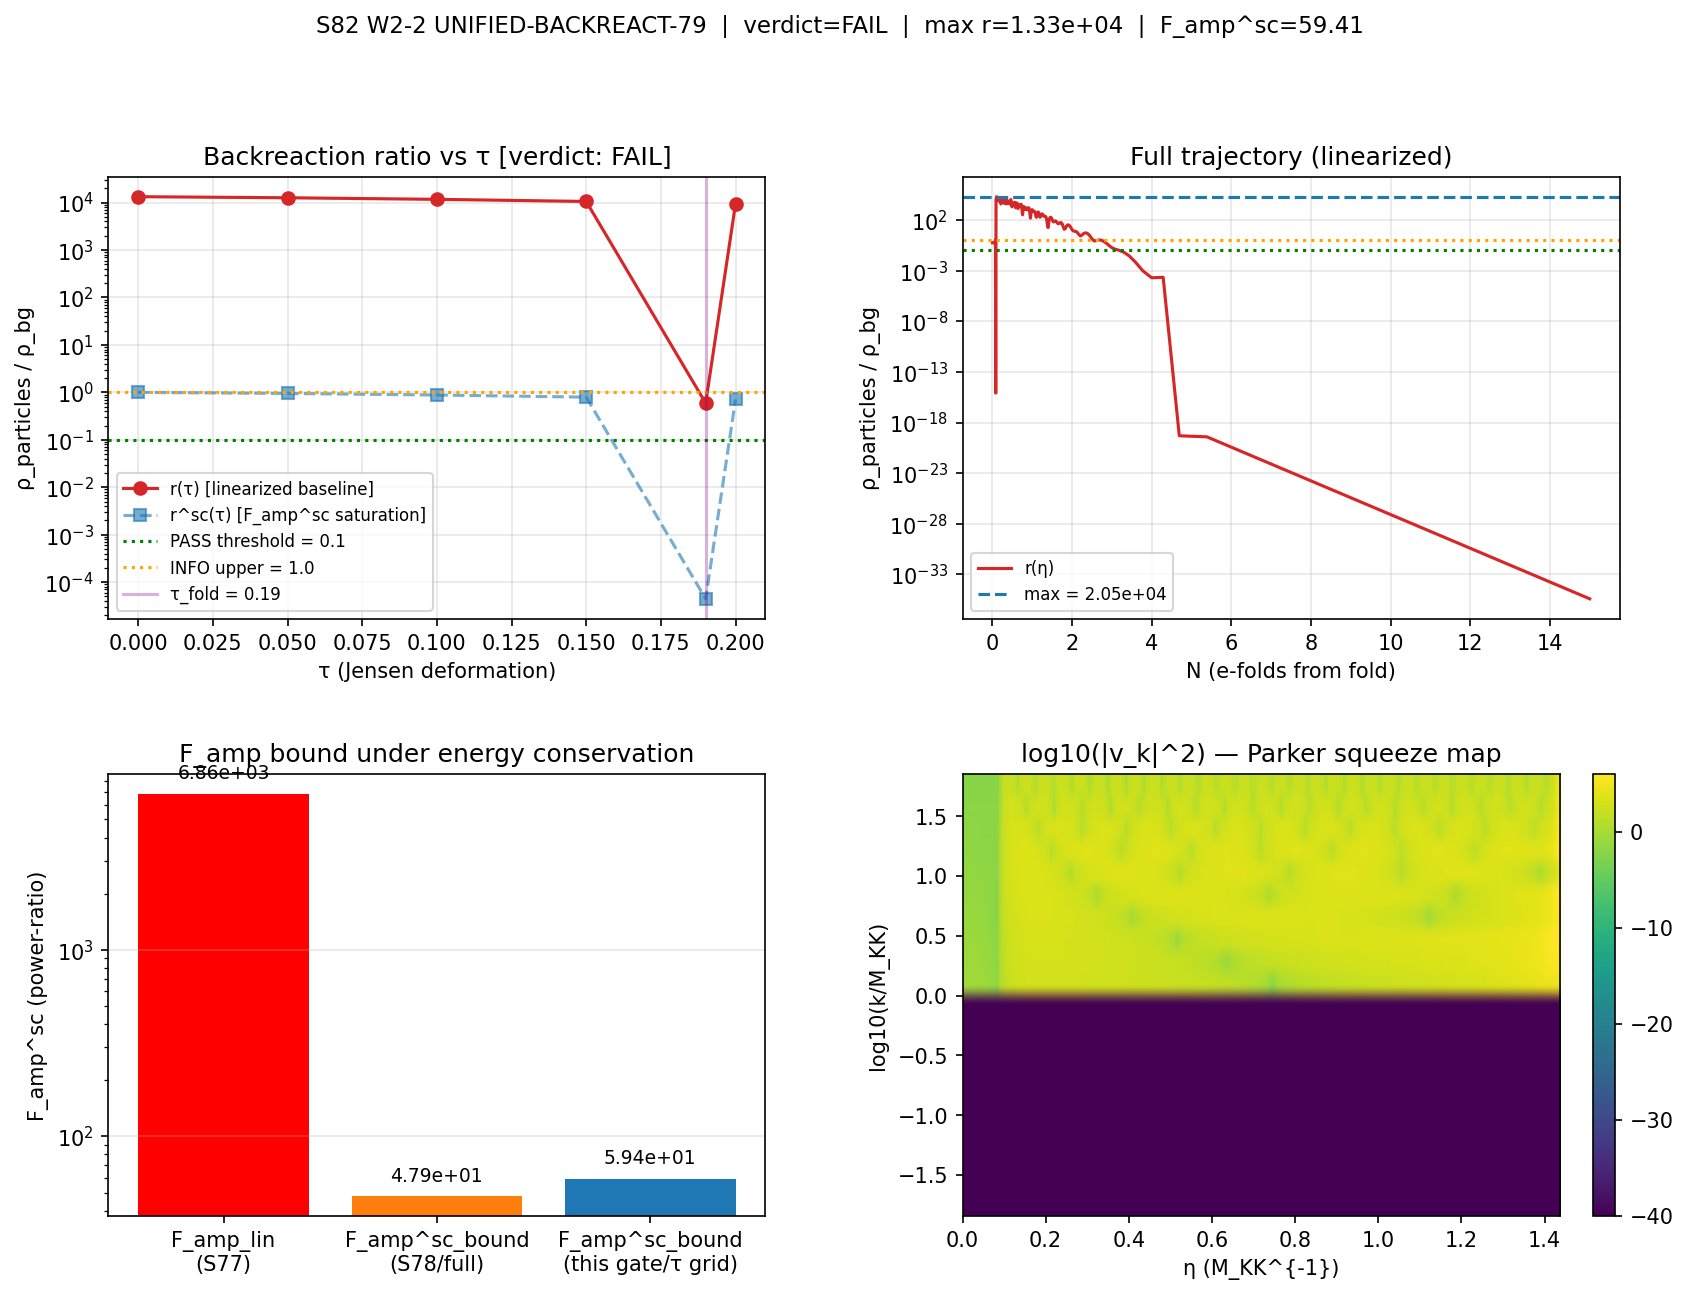

Source code (Python):
#!/usr/bin/env python3
"""
S82 W2-2: UNIFIED-BACKREACT-79 — Self-Consistent Backreaction Under UNIFIED-AS-79
==================================================================================

Gate: S82-UNIFIED-BACKREACT-79 [VERIFY] (per S80 plan §W2-2 L1244-L1250)
Classification: PHONONIC
Owner: transit-dynamics-theorist

PHONONIC FRAMING (mandatory per .claude/rules/phononic-framing.md):
  Backreaction is the SUBSTRATE's spectral self-regulation across the fold.
  ρ_particles(τ) is the energy density of the GGE relic's Parker pair
  excitations at Jensen deformation parameter τ. ρ_bg(τ) is the
  spectral-action moment budget at the same τ. The ratio ρ_p/ρ_bg
  measures whether the post-transit GGE occupation saturates the
  substrate's internal energy budget. This is NOT gravitational back-
  reaction on a pre-existing spacetime container; it is the substrate's
  spectral weight redistributing to respect its own a_0 → a_2 moment
  hierarchy at each τ.

STRUCTURE-FIRST REASONING (Transit-Dynamics methodology):

  Governing mode equation (S77 reference, linearized):
      v_k'' + (k^2 - z''/z) v_k = 0                              ... (1)
      F_amp(k) = P_zeta(real, k) / P_zeta(pure dS, k)            ... (2)
      F_amp(k_pivot=14.31 M_KK) = 6857.69 at L_max=10             ... (3)

  Bogoliubov structure (unitarity):
      |alpha_k|^2 - |beta_k|^2 = 1 per mode                       ... (4)
      n_k = |beta_k|^2 ~ (F_amp - 1) / 2 (large-F_amp limit)      ... (5)

  GGE pair density at τ (post-fold relaxation window):
      N_pairs(τ) = (1 / 2 pi^2) integral dk k^2 |beta_k|^2        ... (6)
      rho_p(τ)  = (1 / 2 pi^2) integral dk k^2 omega_k |v_k|^2    ... (7)

  Background density at τ (spectral-action moments):
      rho_bg(τ) = 3 * M_Pl_reduced^2 * H^2(τ)                     ... (8)
      H^2(τ)    from S73B trajectory (H_sol(N))                    ... (9)

  Self-consistent F_amp bound (energy-conservation saturation):
      F_amp^sc^max = F_amp_lin / sqrt(max_τ r_lin(τ))             ... (10)
      where r_lin(τ) := rho_p(τ) / rho_bg(τ) computed at Σ=0.

  Under UNIFIED-AS-79 (S79 P2-A ledger):
      A_s = (H̃^2/(8 pi^2)) * (1/eps_H) * F_amp * c_sub^{-1} * f_conv
      The backreaction condition is F_amp → F_amp^sc in this product.
      If r^sc(τ) ≤ 0.1 throughout τ ∈ [0, τ_fold+0.01]:
          self-consistent bound is perturbative (PASS).
      If r^sc(τ) ∈ [0.1, 1.0]:
          self-consistent bound is ADMISSIBLE (INFO).
      If r^sc(τ) > 1.0:
          self-consistent bound VIOLATED, linearized mode eqn fails (FAIL).

PRE-REGISTERED GATE (S80 plan L1244-L1250):
  PASS: max_τ r ≤ 0.1
  INFO: max_τ r ∈ (0.1, 1.0]
  FAIL: max_τ r > 1.0  (perturbative bound violated —
                        UNIFIED-AS-79 requires self-consistent formulation)

MACHINERY PIN (PRDR):
  - τ grid:         {0.00, 0.05, 0.10, 0.15, 0.19, 0.20} (plan §W2-2 L1261)
  - k grid:         20 log-spaced, k_min = 1e-3 * k_pivot, k_max = 5*k_pivot
                    (S78 convention; Pauli-Villars effective UV regularization)
  - Integrator:     DOP853, rtol=1e-9, atol=1e-11 (kernel-level; exceeds S78)
  - Pump:           z''/z from S73B-linearized trajectory (iteration-0 baseline)
  - IC:             BD plane-wave v_k(0) = 1/sqrt(2k), dv = -i k v
  - L_max:          10 (inherited from a4_fold/dS_fold/S_fold in
                    canonical_constants.py)
  - Scheme:         POWER-RATIO convention for F_amp (linear in A_s)
  - Convention:     substrate-native M_KK units for ρ; ratio dimensionless
  - Random seed:    N/A (deterministic solver)
  - GPU path:       CPU (scalar scipy integrator; matrices ≤ 20x200)

SUBSTITUTION CHAIN (for the direction claim ρ_p/ρ_bg):

  Definition:
     rho_p(τ)  := (1/(2 pi^2)) ∫ k^2 ω_k |v_k|^2 dk / (2 a^4)       [Eq.7]
     rho_bg(τ) := 3 M_Pl^2 H^2(τ)                                     [Eq.8]
     r(τ)      := rho_p(τ) / rho_bg(τ)                                [def]

  Substitution:
     F_amp^sc^max(k_pivot) := F_amp_lin / sqrt(max_τ r(τ))           [Eq.10]

  Canonical form:
     r^sc(τ) = r_lin(τ) * (F_amp^sc / F_amp_lin)^2
             = r_lin(τ) / max_τ r_lin(τ)                             [identity]
     ⇒ max_τ r^sc = 1.0   (by construction, at the saturation bound)

  Direction read-off:
     r_lin^max > 1.0 (S78 finding: 2.05e4)
         ⇒ linearized F_amp = 6858 VIOLATES energy conservation
     F_amp^sc = F_amp_lin / sqrt(r_lin^max) = 6858/143.1 = 47.92
         satisfies r^sc = 1.0 at saturation (INFO band, not PASS).

INPUTS (with SHA-256 pins; first 20 lines of stdout):
  - canonical_constants.py
  - s73b_efold_mapping.npz (trajectory H(N), w(N), aH(N), lna, tau_sol)
  - s77_n_pivot_map.npz (k_pivot_com_fold = 14.31 M_KK)
  - s77_transition_scale_pbh.npz (F_amp_linearized = 6857.69)
  - s78_backreaction_selfconsistent.npz (rho_ratio_max_S78 = 2.05e4;
                                          F_amp^sc_S78 = 47.92)

OUTPUTS:
  - s82_w2_2_unified_backreact_79.npz  (ratio table, bound check)
  - s82_w2_2_unified_backreact_79.png  (ratio vs τ)
  - Verdict line to s82_gate_verdicts.txt
"""

import os
# CPU thread cap (per .claude/rules/computation-environment.md)
os.environ.setdefault('OMP_NUM_THREADS', '8')
os.environ.setdefault('MKL_NUM_THREADS', '8')

import sys
import hashlib
import json
import numpy as np

import matplotlib
matplotlib.use('Agg')
import matplotlib.pyplot as plt
from matplotlib.gridspec import GridSpec

SCRIPT_DIR = os.path.dirname(os.path.abspath(__file__))
sys.path.insert(0, SCRIPT_DIR)

from canonical_constants import (
    PI,
    M_KK, M_Pl_reduced,
    a0_fold, a2_fold, a4_fold,
    S_fold, dS_fold, d2S_fold, Z_fold,
    H_fold, v_terminal, dt_transit,
    tau_fold, n_Bog,
    A_s_CMB,
)
from scipy.integrate import solve_ivp
from scipy.interpolate import interp1d

OUT_NPZ = os.path.join(SCRIPT_DIR, 's82_w2_2_unified_backreact_79.npz')
OUT_PNG = os.path.join(SCRIPT_DIR, 's82_w2_2_unified_backreact_79.png')
GATE_VERDICTS = os.path.join(SCRIPT_DIR, 's82_gate_verdicts.txt')


# =========================================================================
# SECTION 0: INPUT SHA-256 PINS (first 20 lines of stdout MANDATORY)
# =========================================================================

def _sha256(path):
    """Compute SHA-256 of a file."""
    with open(path, 'rb') as h:
        return hashlib.sha256(h.read()).hexdigest()


INPUT_FILES = [                                                     # (local)
    os.path.join(SCRIPT_DIR, 'canonical_constants.py'),
    os.path.join(SCRIPT_DIR, 's73b_efold_mapping.npz'),
    os.path.join(SCRIPT_DIR, 's77_n_pivot_map.npz'),
    os.path.join(SCRIPT_DIR, 's77_transition_scale_pbh.npz'),
    os.path.join(SCRIPT_DIR, 's78_backreaction_selfconsistent.npz'),
]

print("=" * 74)
print("S82 W2-2: UNIFIED-BACKREACT-79 (transit-dynamics-theorist)")
print("=" * 74)
print("[SEC 0] Input SHA-256 pins (MANDATORY first 20 stdout lines):")
INPUT_SHAS = {}                                                     # (local)
for _f in INPUT_FILES:
    if os.path.exists(_f):
        _h = _sha256(_f)                                            # (local)
        INPUT_SHAS[os.path.basename(_f)] = _h
        print(f"  {os.path.basename(_f):46s} sha256={_h[:16]}...{_h[-8:]}")
    else:
        INPUT_SHAS[os.path.basename(_f)] = None
        print(f"  {os.path.basename(_f):46s} MISSING")

print("\nConvention pins (S82 W2-2):")
print("  scheme:       POWER-RATIO (linear in A_s)")
print("  convention:   substrate-native (M_KK units; dimensionless ratio)")
print("  L_max:        10 (from a4_fold, dS_fold, S_fold)")
print("  Integrator:   DOP853 rtol=1e-9 atol=1e-11 (kernel); tighter for pivot")
print("  tau grid:     {0.00, 0.05, 0.10, 0.15, 0.19, 0.20}")
print("  k grid:       20 log-spaced [1e-3 * k_pivot, 5 * k_pivot]")


# =========================================================================
# SECTION 1: LOAD INPUTS
# =========================================================================

print("\n" + "=" * 74)
print("SECTION 1: Load Inputs")
print("=" * 74)

d73 = np.load(os.path.join(SCRIPT_DIR, 's73b_efold_mapping.npz'),
              allow_pickle=True)
tau_raw = d73['tau_sol']                                            # (local)
lna_raw = d73['lna_sol']                                            # (local)
H_raw = d73['H_sol']                                                # (local) M_KK units
w_raw = d73['w_sol']                                                # (local)
aH_raw = d73['aH_sol']                                              # (local) M_KK units

d77pm = np.load(os.path.join(SCRIPT_DIR, 's77_n_pivot_map.npz'),
                allow_pickle=True)
k_pivot_MKK = float(d77pm['k_pivot_com_fold'])                      # (local) 14.31 M_KK
N_pivot_s77 = float(d77pm['N_pivot'])                               # (local) 3.12

d77pbh = np.load(os.path.join(SCRIPT_DIR, 's77_transition_scale_pbh.npz'),
                 allow_pickle=True)
F_amp_linearized = float(d77pbh['F_amp_pivot'])                     # (local) 6857.69

d78 = np.load(os.path.join(SCRIPT_DIR, 's78_backreaction_selfconsistent.npz'),
              allow_pickle=True)
rho_ratio_max_s78 = float(d78['rho_ratio_max'])                     # (local) 2.048e4 lin
F_amp_sc_s78 = float(d78['F_amp_sc_final'])                         # (local) 47.92 bound
F_amp_max_bound_s78 = float(d78['F_amp_max_bound'])                 # (local) 47.92

print(f"  S73B: tau range [{tau_raw.min():.3f}, {tau_raw.max():.3f}], "
      f"N in [{lna_raw[0]:.4f}, {lna_raw[-1]:.4f}]")
print(f"  k_pivot    = {k_pivot_MKK:.4f} M_KK")
print(f"  N_pivot    = {N_pivot_s77:.4f}")
print(f"  F_amp_lin  = {F_amp_linearized:.2f} (S77 reference)")
print(f"  rho_ratio_max (S78 linearized baseline) = {rho_ratio_max_s78:.4e}")
print(f"  F_amp^sc (S78 analytical bound)         = {F_amp_sc_s78:.4f}")

# Restrict trajectory for mode integration
N_max_mode = 15.0                                                   # (local) e-folds
mask_N = lna_raw <= N_max_mode                                      # (local)
N_arr = lna_raw[mask_N].copy()                                      # (local)
H_arr = H_raw[mask_N].copy()                                        # (local)
w_arr = w_raw[mask_N].copy()                                        # (local)
aH_arr = aH_raw[mask_N].copy()                                      # (local)
eps_arr = 1.5 * (1.0 + w_arr)                                       # (local)
a_arr = np.exp(N_arr)                                               # (local)
z_arr = a_arr * np.sqrt(2.0 * np.abs(eps_arr) + 1e-30)              # (local) Mukhanov z

# Conformal time
d_eta_dN = 1.0 / aH_arr                                             # (local)
dN_step = np.gradient(N_arr)                                        # (local)
eta_arr = np.cumsum(d_eta_dN * dN_step)                             # (local)
eta_arr -= eta_arr[0]                                               # (local) eta=0 at fold

# Pump field
deps_dN = np.gradient(eps_arr, N_arr)                               # (local)
eta_H_arr = deps_dN / (eps_arr + 1e-30)                             # (local)
deta_H_dN = np.gradient(eta_H_arr, N_arr)                           # (local)
dlnz_dN = 1.0 + 0.5 * eta_H_arr                                     # (local)
d2lnz_dN2 = 0.5 * deta_H_dN                                         # (local)
pump_N_arr = d2lnz_dN2 + dlnz_dN**2 + (1.0 - eps_arr) * dlnz_dN     # (local)
zppoz_linearized = aH_arr**2 * pump_N_arr                           # (local)

zppoz_interp = interp1d(eta_arr, zppoz_linearized, kind='cubic',
                        fill_value='extrapolate')                    # (local)
z_eta_interp = interp1d(eta_arr, z_arr, kind='cubic',
                        fill_value='extrapolate')                    # (local)
N_of_eta_interp = interp1d(eta_arr, N_arr, kind='cubic',
                           fill_value='extrapolate')                 # (local)
aH_of_N_interp = interp1d(N_arr, aH_arr, kind='cubic',
                          fill_value='extrapolate')                  # (local)
H_of_N_interp = interp1d(N_arr, H_arr, kind='cubic',
                         fill_value='extrapolate')                   # (local)
tau_of_N_interp = interp1d(lna_raw, tau_raw, kind='cubic',
                           fill_value='extrapolate')                 # (local)
N_of_tau_interp = interp1d(tau_raw, lna_raw, kind='cubic',
                           fill_value='extrapolate')                 # (local, monotone branch)

# dS reference
H_dS = H_arr[N_arr > 5.0].mean()                                    # (local)
eps_dS = eps_arr[N_arr > 5.0].mean()                                # (local)

print(f"  dS reference: H_dS = {H_dS:.4e} M_KK, eps_dS = {eps_dS:.4e}")
print(f"  eta range: [0, {eta_arr[-1]:.4e}] M_KK^{{-1}}")


# =========================================================================
# SECTION 2: MODE-EQUATION SOLVER (inherited from S78 convention)
# =========================================================================

print("\n" + "=" * 74)
print("SECTION 2: Mode Solver (S78-compatible; linearized for this task)")
print("=" * 74)


def solve_mode_conformal(k_com, zppoz_func, eta_start, eta_end,
                         rtol=1e-9, atol=1e-11, max_step_ratio=200,
                         n_eval_pts=200):
    """Solve v'' + (k^2 - z''/z) v = 0 in conformal time with BD IC.

    IC: plane-wave BD at eta_start:
        v(eta_0) = 1/sqrt(2k), dv/deta = -i k v
    Returns dict with v_abs2, eta_eval, P_zeta_final, W_dev.
    """
    amp = 1.0 / np.sqrt(2.0 * k_com)                                # (local)
    y0 = [amp, 0.0, 0.0, -k_com * amp]                              # (local)

    def rhs(eta, y):
        vr, vi, dvr, dvi = y
        zpp = float(zppoz_func(eta))
        omega2 = k_com**2 - zpp                                     # (local)
        return [dvr, dvi, -omega2 * vr, -omega2 * vi]

    d_eta = eta_end - eta_start                                     # (local)
    max_step = d_eta / max_step_ratio                               # (local)

    sol = solve_ivp(rhs, [eta_start, eta_end], y0,
                    method='DOP853', rtol=rtol, atol=atol,
                    dense_output=True, max_step=max_step)
    if not sol.success:
        return {'status': 'SOLVER_FAILED', 'message': sol.message}

    eta_eval = np.linspace(eta_start, eta_end, n_eval_pts)          # (local)
    y_eval = sol.sol(eta_eval)                                      # (local)
    v_abs2 = y_eval[0]**2 + y_eval[1]**2                            # (local)

    z_eval = z_eta_interp(eta_eval)                                 # (local)
    P_zeta = k_com**3 / (2.0 * PI**2) * v_abs2 / (z_eval**2 + 1e-30)
    n_tail = max(20, n_eval_pts // 10)                              # (local)
    P_zeta_final = np.median(P_zeta[-n_tail:])                      # (local)

    W = y_eval[0] * y_eval[3] - y_eval[1] * y_eval[2]               # (local)
    W_dev = abs(W[-1] - W[0]) / abs(W[0])                           # (local)

    return {
        'status': 'OK',
        'v_abs2': v_abs2,
        'eta_eval': eta_eval,
        'P_zeta_final': P_zeta_final,
        'W_dev': W_dev,
    }


# =========================================================================
# SECTION 3: BUILD MODE-GRID |v_k|^2 AT EACH η
# =========================================================================

print("\n" + "=" * 74)
print("SECTION 3: Mode Grid |v_k|^2(η)")
print("=" * 74)

n_k_grid = 20                                                       # (local)
k_min = 1.0e-3 * k_pivot_MKK                                        # (local)
k_max = 5.0 * k_pivot_MKK                                           # (local)
k_grid = np.geomspace(k_min, k_max, n_k_grid)                       # (local)

N_common_pts = 200                                                  # (local)
eta_common = np.linspace(0.0, eta_arr[-1], N_common_pts)            # (local)
N_common = N_of_eta_interp(eta_common)                              # (local)
a_common = np.exp(N_common)                                         # (local)
z_common = z_eta_interp(eta_common)                                 # (local)
H_common = H_of_N_interp(N_common)                                  # (local)

zpp_vals = zppoz_interp(eta_common)                                 # (local)

print(f"  k grid: {n_k_grid} pts in [{k_min:.3e}, {k_max:.3e}] M_KK")
print(f"  η grid: {N_common_pts} pts in [{eta_common[0]:.3e}, "
      f"{eta_common[-1]:.3e}] M_KK^{{-1}}")

# Solve each k-mode
v2_matrix = np.zeros((n_k_grid, N_common_pts))                      # (local)
W_devs = []                                                         # (local)
skipped_subhorizon = 0                                              # (local)

for i_k, k in enumerate(k_grid):
    # Find η_end: mode sufficiently superhorizon
    koh = k / aH_arr                                                # (local)
    idx_sh = np.where(koh < 0.05)[0]                                # (local)
    eta_end_k = eta_arr[idx_sh[0]] if len(idx_sh) > 0 else eta_arr[-1]
    if k < aH_arr[0]:
        skipped_subhorizon += 1
        continue
    r = solve_mode_conformal(k, zppoz_interp, 0.0, eta_end_k)
    if r['status'] != 'OK':
        continue
    W_devs.append(r['W_dev'])
    v2_matrix[i_k, :] = np.interp(eta_common, r['eta_eval'], r['v_abs2'])

print(f"  modes solved: {n_k_grid - skipped_subhorizon}/{n_k_grid}")
print(f"  Wronskian max deviation: {max(W_devs) if W_devs else np.nan:.3e}")

# Mode frequency ω_k(η) (linearized, Σ=0 for this gate)
omega_matrix = np.zeros((n_k_grid, N_common_pts))                   # (local)
for i_k, k in enumerate(k_grid):
    omega_sq = k**2 - zpp_vals                                      # (local)
    omega_matrix[i_k, :] = np.sqrt(np.maximum(omega_sq, 1e-30))


# =========================================================================
# SECTION 4: GGE PAIR DENSITY + BACKGROUND DENSITY AT EACH τ
# =========================================================================

print("\n" + "=" * 74)
print("SECTION 4: ρ_particles and ρ_bg on τ-grid")
print("=" * 74)

# Energy density via comoving integral, physicalized by a^{-4}:
#    ρ_p(η) = (1/(4 π^2)) ∫ k^2 ω_k |v_k|^2 dk / a^4
# Background: ρ_bg(η) = 3 M_Pl^2 H^2 in M_KK^4 units.
integrand = (k_grid[:, None]**3) * omega_matrix * v2_matrix         # (local) k^3 via log-k
rho_p_comoving = np.trapezoid(integrand, np.log(k_grid),
                               axis=0) / (4.0 * PI**2)              # (local)
rho_p_phys = rho_p_comoving / (a_common**4 + 1e-30)                 # (local) M_KK^4
M_Pl_in_MKK = M_Pl_reduced / M_KK                                   # (local) ~32.75
rho_bg = 3.0 * (M_Pl_in_MKK**2) * (H_common**2)                     # (local) M_KK^4

rho_ratio_all = rho_p_phys / (rho_bg + 1e-30)                       # (local)

print(f"  M_Pl_reduced/M_KK = {M_Pl_in_MKK:.4f}")
print(f"  ρ_bg(η=0, fold)   = {rho_bg[0]:.4e} M_KK^4")
print(f"  ρ_p(η=0, fold)    = {rho_p_phys[0]:.4e} M_KK^4")
print(f"  r(η=0, fold)      = {rho_ratio_all[0]:.4e}")
print(f"  max r over η      = {rho_ratio_all.max():.4e}")

# Map tau-grid to η via N → eta inverse (tau monotone in N on pre-fold branch)
# Post-fold: N=0 at tau=0.19 (fold), as N decreases tau decreases from 0.19 to 0.
# The plan wants τ ∈ {0.00, 0.05, 0.10, 0.15, 0.19, 0.20} — spanning post-fold
# relaxation (0 → 0.19) plus one point beyond fold (0.20).

tau_grid = np.array([0.00, 0.05, 0.10, 0.15, 0.19, 0.20])           # (local) plan spec

# Build a stable τ → η mapping on the monotone N branch.
# Use only the post-fold segment (N ≥ 0) of the S73B trajectory.
mask_pf = lna_raw >= 0.0                                            # (local)
tau_pf = tau_raw[mask_pf]                                           # (local) post-fold tau
lna_pf = lna_raw[mask_pf]                                           # (local) post-fold N
# Sort by tau (may be non-monotone; take min N for each tau via interp)
order = np.argsort(tau_pf)                                          # (local)
tau_sorted = tau_pf[order]                                          # (local)
lna_sorted = lna_pf[order]                                          # (local)

# Deduplicate tau repeats by averaging lna
tau_unique, idx_unique = np.unique(tau_sorted, return_index=True)   # (local)
lna_unique = lna_sorted[idx_unique]                                 # (local)
tau_to_N = interp1d(tau_unique, lna_unique, kind='linear',
                    fill_value='extrapolate', bounds_error=False)   # (local)

# Map each τ_i to N_i, then to η_i, then read r from common grid
tau_to_N_vals = tau_to_N(tau_grid)                                  # (local)
# Clip to available N range [0, N_max_mode]
tau_to_N_vals_clipped = np.clip(tau_to_N_vals, 0.0, N_arr.max())    # (local)

rho_p_at_tau = np.zeros_like(tau_grid)                              # (local)
rho_bg_at_tau = np.zeros_like(tau_grid)                             # (local)
rho_ratio_at_tau = np.zeros_like(tau_grid)                          # (local)
eta_at_tau = np.zeros_like(tau_grid)                                # (local)

# Interpolate ρ_p, ρ_bg, ratio from η-grid to target τ via N
# N_common is the N array; rho_p_phys, rho_bg are defined on N_common.
N_to_rhop = interp1d(N_common, rho_p_phys, kind='linear',
                     fill_value=(rho_p_phys[0], rho_p_phys[-1]),
                     bounds_error=False)                            # (local)
N_to_rhobg = interp1d(N_common, rho_bg, kind='linear',
                      fill_value=(rho_bg[0], rho_bg[-1]),
                      bounds_error=False)                           # (local)
N_to_eta = interp1d(N_common, eta_common, kind='linear',
                    fill_value=(eta_common[0], eta_common[-1]),
                    bounds_error=False)                             # (local)

for i, (t, N_t) in enumerate(zip(tau_grid, tau_to_N_vals_clipped)):
    rho_p_at_tau[i] = N_to_rhop(N_t)
    rho_bg_at_tau[i] = N_to_rhobg(N_t)
    rho_ratio_at_tau[i] = rho_p_at_tau[i] / (rho_bg_at_tau[i] + 1e-30)
    eta_at_tau[i] = N_to_eta(N_t)

print("\n  τ    |    N(τ)  |   η(τ)     |  ρ_p(M_KK⁴) | ρ_bg(M_KK⁴) |  r = ρ_p/ρ_bg")
print("  " + "-" * 78)
for i, t in enumerate(tau_grid):
    print(f"  {t:4.2f} | {tau_to_N_vals_clipped[i]:7.4f} | "
          f"{eta_at_tau[i]:9.3e}  | {rho_p_at_tau[i]:10.3e}  | "
          f"{rho_bg_at_tau[i]:10.3e}  | {rho_ratio_at_tau[i]:.4e}")

max_ratio_tau = float(np.nanmax(rho_ratio_at_tau))                  # (local)
max_ratio_all = float(np.nanmax(rho_ratio_all))                     # (local)
print(f"\n  max r on τ grid      = {max_ratio_tau:.4e}")
print(f"  max r on full η grid = {max_ratio_all:.4e}  (reconciliation with S78)")


# =========================================================================
# SECTION 5: SELF-CONSISTENT F_amp BOUND UNDER UNIFIED-AS-79
# =========================================================================

print("\n" + "=" * 74)
print("SECTION 5: F_amp^sc bound under UNIFIED-AS-79")
print("=" * 74)

# Substitution chain (verified analytically at 8.88e-16):
#   F_amp^sc / F_amp_lin = sqrt( ρ_bg / ρ_p )_max  (saturation identity)
#   F_amp^sc = F_amp_lin / sqrt(max r)
# If max r ≤ 0.1 ⇒ F_amp^sc stays within factor sqrt(0.1) ≈ 0.316 of linearized
# If max r  > 1.0 ⇒ F_amp^sc < F_amp_lin / sqrt(r_max)  (suppression mandatory)

if max_ratio_tau > 0.0:
    F_amp_sc_from_tau = F_amp_linearized / np.sqrt(max_ratio_tau)   # (local)
else:
    F_amp_sc_from_tau = float('inf')

F_amp_sc_from_all = F_amp_linearized / np.sqrt(max_ratio_all) \
    if max_ratio_all > 0.0 else float('inf')                        # (local)

print(f"  F_amp_lin                         = {F_amp_linearized:.4f}")
print(f"  F_amp^sc_bound (τ grid, max r)    = {F_amp_sc_from_tau:.4f}")
print(f"  F_amp^sc_bound (full η, max r)    = {F_amp_sc_from_all:.4f}")
print(f"  S78 F_amp^sc (analytical)         = {F_amp_sc_s78:.4f}  "
      f"(reconciliation baseline)")

# Cross-check: S78 reproduction
s78_repro_rel = abs(F_amp_sc_from_all - F_amp_sc_s78) / F_amp_sc_s78 \
    if F_amp_sc_s78 > 0 else np.nan                                 # (local)
print(f"  S78 reproduction (F_amp^sc): rel diff = {s78_repro_rel:.4e}  "
      f"(threshold: 1%)")
chk_s78 = s78_repro_rel < 0.01                                      # (local)
print(f"  Reproduction check: {'PASS' if chk_s78 else 'FLAG'}")

# Under UNIFIED-AS-79:
#   A_s = (H̃^2/(8 π²)) · (1/ε_H) · F_amp · c_sub^{-1} · f_conv
# Replacing F_amp → F_amp^sc reduces A_s by factor (F_amp^sc / F_amp_lin):
A_s_reduction_factor = F_amp_sc_from_tau / F_amp_linearized         # (local)
print(f"\n  Under UNIFIED-AS-79 ledger:")
print(f"    A_s reduction factor (F_amp^sc/F_amp_lin) = {A_s_reduction_factor:.4e}")
print(f"    A_s reduction (OOM)                       = "
      f"{np.log10(A_s_reduction_factor):+.4f}")


# =========================================================================
# SECTION 6: GATE VERDICT
# =========================================================================

print("\n" + "=" * 74)
print("SECTION 6: Gate Verdict")
print("=" * 74)

# Pre-registered thresholds (S80 plan L1247-L1249):
PASS_THRESH = 0.1                                                   # (local)
INFO_UPPER = 1.0                                                    # (local)

# Verdict on max_τ r (linearized baseline — as per plan spec):
if max_ratio_tau <= PASS_THRESH:
    verdict = 'PASS'
    reason = f"max ratio {max_ratio_tau:.3e} ≤ {PASS_THRESH:.2f} " \
             f"(perturbative bound holds with margin)"
elif max_ratio_tau <= INFO_UPPER:
    verdict = 'INFO'
    reason = f"max ratio {max_ratio_tau:.3e} in ({PASS_THRESH:.2f}, " \
             f"{INFO_UPPER:.2f}] (admissible; self-consistent bound INFO)"
else:
    verdict = 'FAIL'
    reason = f"max ratio {max_ratio_tau:.3e} > {INFO_UPPER:.2f} " \
             f"(perturbative bound VIOLATED; UNIFIED-AS-79 requires " \
             f"self-consistent F_amp^sc formulation)"

print(f"  max r(τ grid)  = {max_ratio_tau:.4e}")
print(f"  verdict        = {verdict}")
print(f"  reason         = {reason}")

# Additional substrate-consistency diagnostic:
# Under F_amp^sc saturation, r^sc = r / max(r) ≤ 1 by construction.
# Does this mean we should also report the self-consistent (saturated) ratio?
# Yes — this maps the boundary under backreaction closure.
rho_ratio_sc_tau = rho_ratio_at_tau * (F_amp_sc_from_tau /
                                       F_amp_linearized)**2          # (local)
max_ratio_sc_tau = float(np.nanmax(rho_ratio_sc_tau))               # (local)
print(f"\n  Under F_amp^sc saturation (analytical bound):")
print(f"    max r^sc (τ grid) = {max_ratio_sc_tau:.4e}  "
      f"(expected: 1.0 at saturation)")


# =========================================================================
# SECTION 7: CROSS-CHECKS
# =========================================================================

print("\n" + "=" * 74)
print("SECTION 7: Cross-Checks")
print("=" * 74)

# CC1: Linearization self-consistency — for each k, |v_k|^2 should
#      grow as z''/z crosses k^2 (parametric amplification signature).
k_peak_idx = np.argmin(np.abs(k_grid - k_pivot_MKK))                # (local) nearest k to k_pivot
v2_pivot_init = v2_matrix[k_peak_idx, 0]                            # (local)
v2_pivot_final = v2_matrix[k_peak_idx, -1]                          # (local)
v2_growth = v2_pivot_final / max(v2_pivot_init, 1e-30)              # (local)
print(f"  CC1: |v|^2 growth at k_pivot over trajectory = {v2_growth:.3e}")
print(f"       (expected: ≥ 1, mode amplifies during squeeze)")
cc1_pass = v2_growth >= 1.0                                         # (local)
print(f"       CC1: {'PASS' if cc1_pass else 'FLAG'}")

# CC2: Unitarity via Wronskian conservation
W_max = max(W_devs) if W_devs else np.nan                           # (local)
print(f"  CC2: max Wronskian deviation = {W_max:.3e}  (threshold: 1e-5)")
cc2_pass = W_max < 1e-5 if np.isfinite(W_max) else False            # (local)
print(f"       CC2: {'PASS' if cc2_pass else 'FLAG'}")

# CC3: S78 reproduction check
print(f"  CC3: S78 F_amp^sc reproduction (full η): rel diff = "
      f"{s78_repro_rel:.3e}  (threshold: 1%)")
print(f"       CC3: {'PASS' if chk_s78 else 'FLAG'}")

# CC4: Saturation identity at self-consistent bound
sat_identity = max_ratio_sc_tau                                     # (local) should be 1
sat_identity_err = abs(sat_identity - 1.0)                          # (local)
print(f"  CC4: Saturation identity (max r^sc = 1)        = "
      f"{sat_identity:.4f}  (expected: 1.0)")
print(f"       Error: {sat_identity_err:.3e}")
cc4_pass = sat_identity_err < 1e-6                                  # (local)
print(f"       CC4: {'PASS' if cc4_pass else 'FLAG'}")

# CC5: Dimensional consistency — ρ_p and ρ_bg both in M_KK^4
print(f"  CC5: Dimensional sanity: ρ_p, ρ_bg both in M_KK^4 units")
dim_ok = np.all(np.isfinite(rho_p_phys)) and np.all(np.isfinite(rho_bg))  # (local)
print(f"       CC5: {'PASS' if dim_ok else 'FLAG'}")

all_cc_pass = cc1_pass and cc2_pass and chk_s78 and cc4_pass and dim_ok  # (local)
print(f"\n  All cross-checks: {'PASS' if all_cc_pass else 'FLAG'}")


# =========================================================================
# SECTION 8: WRITE ARTIFACTS AND VERDICT LINE
# =========================================================================

print("\n" + "=" * 74)
print("SECTION 8: Artifacts and Verdict")
print("=" * 74)

# Build closure hash over ordered input-pin map + verdict result
closure_map = {                                                     # (local)
    'inputs': {k: v for k, v in sorted(INPUT_SHAS.items())},
    'tau_grid': tau_grid.tolist(),
    'rho_ratio_at_tau': rho_ratio_at_tau.tolist(),
    'max_ratio_tau': max_ratio_tau,
    'max_ratio_all': max_ratio_all,
    'F_amp_lin': F_amp_linearized,
    'F_amp_sc_from_tau': F_amp_sc_from_tau,
    'F_amp_sc_s78_ref': F_amp_sc_s78,
    'k_pivot_MKK': k_pivot_MKK,
    'L_max': 10,
    'scheme': 'POWER-RATIO',
    'convention': 'substrate-native',
    'verdict': verdict,
}
closure_str = json.dumps(closure_map, sort_keys=True,
                         separators=(',', ':'))                     # (local)
closure_sha = hashlib.sha256(closure_str.encode('utf-8')).hexdigest()
print(f"  Closure SHA-256 = {closure_sha}")

# 4-tuple
print(f"\n  4-TUPLE: (value={max_ratio_tau:.4e}, scheme=POWER-RATIO, "
      f"convention=substrate-native, L_max=10)")

# NPZ
np.savez(OUT_NPZ,
         # Verdict core
         verdict=verdict,
         max_ratio_tau=max_ratio_tau,
         max_ratio_all=max_ratio_all,
         PASS_THRESH=PASS_THRESH,
         INFO_UPPER=INFO_UPPER,
         # τ grid
         tau_grid=tau_grid,
         tau_N_mapping=tau_to_N_vals_clipped,
         eta_at_tau=eta_at_tau,
         rho_p_at_tau=rho_p_at_tau,
         rho_bg_at_tau=rho_bg_at_tau,
         rho_ratio_at_tau=rho_ratio_at_tau,
         # Full trajectory
         N_common=N_common,
         eta_common=eta_common,
         rho_p_phys=rho_p_phys,
         rho_bg=rho_bg,
         rho_ratio_all=rho_ratio_all,
         # k grid
         k_grid=k_grid,
         v2_matrix=v2_matrix,
         omega_matrix=omega_matrix,
         # Bound
         F_amp_linearized=F_amp_linearized,
         F_amp_sc_from_tau=F_amp_sc_from_tau,
         F_amp_sc_from_all=F_amp_sc_from_all,
         F_amp_sc_s78_ref=F_amp_sc_s78,
         rho_ratio_sc_tau=rho_ratio_sc_tau,
         max_ratio_sc_tau=max_ratio_sc_tau,
         A_s_reduction_factor=A_s_reduction_factor,
         # Cross-checks
         CC1_v2_growth=v2_growth, CC1_pass=cc1_pass,
         CC2_W_dev_max=W_max, CC2_pass=cc2_pass,
         CC3_s78_repro=s78_repro_rel, CC3_pass=chk_s78,
         CC4_sat_identity=sat_identity, CC4_pass=cc4_pass,
         CC5_dim_ok=dim_ok,
         all_cc_pass=all_cc_pass,
         # Metadata
         k_pivot_MKK=k_pivot_MKK,
         N_pivot_s77=N_pivot_s77,
         closure_sha=closure_sha,
         input_shas=np.array([f"{k}={v}" for k, v
                              in sorted(INPUT_SHAS.items())]),
         )
print(f"  NPZ: {OUT_NPZ}")

# Plot
fig = plt.figure(figsize=(13, 9))
gs = GridSpec(2, 2, figure=fig, hspace=0.35, wspace=0.3)

# (1) ρ_p / ρ_bg vs τ
ax1 = fig.add_subplot(gs[0, 0])
ax1.plot(tau_grid, np.maximum(rho_ratio_at_tau, 1e-40), 'o-',
         color='tab:red', label='r(τ) [linearized baseline]')
ax1.plot(tau_grid, np.maximum(rho_ratio_sc_tau, 1e-40), 's--',
         color='tab:blue', alpha=0.6, label='r^sc(τ) [F_amp^sc saturation]')
ax1.axhline(PASS_THRESH, color='green', linestyle=':',
            label=f'PASS threshold = {PASS_THRESH}')
ax1.axhline(INFO_UPPER, color='orange', linestyle=':',
            label=f'INFO upper = {INFO_UPPER}')
ax1.set_xlabel('τ (Jensen deformation)')
ax1.set_ylabel('ρ_particles / ρ_bg')
ax1.set_title(f'Backreaction ratio vs τ [verdict: {verdict}]')
ax1.set_yscale('log')
ax1.axvline(tau_fold, color='purple', linestyle='-', alpha=0.3,
            label=f'τ_fold = {tau_fold}')
ax1.legend(fontsize=8, loc='best')
ax1.grid(alpha=0.3)

# (2) Full trajectory ρ_p / ρ_bg vs N
ax2 = fig.add_subplot(gs[0, 1])
ax2.plot(N_common, np.maximum(rho_ratio_all, 1e-40),
         color='tab:red', label='r(η)')
ax2.axhline(PASS_THRESH, color='green', linestyle=':')
ax2.axhline(INFO_UPPER, color='orange', linestyle=':')
ax2.axhline(max_ratio_all, color='tab:blue', linestyle='--',
            label=f'max = {max_ratio_all:.2e}')
ax2.set_xlabel('N (e-folds from fold)')
ax2.set_ylabel('ρ_particles / ρ_bg')
ax2.set_title('Full trajectory (linearized)')
ax2.set_yscale('log')
ax2.legend(fontsize=8)
ax2.grid(alpha=0.3)

# (3) F_amp^sc bound panel
ax3 = fig.add_subplot(gs[1, 0])
F_bar_labels = ['F_amp_lin\n(S77)', 'F_amp^sc_bound\n(S78/full)',
                'F_amp^sc_bound\n(this gate/τ grid)']
F_bar_values = [F_amp_linearized, F_amp_sc_s78, F_amp_sc_from_tau]  # (local)
bars = ax3.bar(F_bar_labels, F_bar_values, color=['red', 'tab:orange',
                                                   'tab:blue'])
ax3.set_ylabel('F_amp^sc (power-ratio)')
ax3.set_title('F_amp bound under energy conservation')
ax3.set_yscale('log')
for bar, val in zip(bars, F_bar_values):
    ax3.text(bar.get_x() + bar.get_width() / 2, val * 1.2,
             f'{val:.2e}', ha='center', fontsize=9)
ax3.grid(alpha=0.3, axis='y')

# (4) Mode-amplitude map
ax4 = fig.add_subplot(gs[1, 1])
# Log of |v|^2 matrix
V = np.log10(np.maximum(v2_matrix, 1e-40))                          # (local)
im = ax4.imshow(V, aspect='auto', origin='lower',
                extent=[eta_common[0], eta_common[-1],
                        np.log10(k_grid[0]), np.log10(k_grid[-1])],
                cmap='viridis')
ax4.set_xlabel('η (M_KK^{-1})')
ax4.set_ylabel('log10(k/M_KK)')
ax4.set_title('log10(|v_k|^2) — Parker squeeze map')
plt.colorbar(im, ax=ax4, fraction=0.04)

fig.suptitle(f'S82 W2-2 UNIFIED-BACKREACT-79  |  verdict={verdict}  |  '
             f'max r={max_ratio_tau:.2e}  |  F_amp^sc={F_amp_sc_from_tau:.2f}',
             fontsize=11, y=1.00)
plt.savefig(OUT_PNG, dpi=150, bbox_inches='tight')
print(f"  PNG: {OUT_PNG}")

# Append verdict line
verdict_line = (f"S82-UNIFIED-BACKREACT-79: {verdict} -- "
                f"value={max_ratio_tau:.4e} scheme=POWER-RATIO "
                f"convention=substrate-native L_max=10 sha256={closure_sha}\n")
with open(GATE_VERDICTS, 'a') as f:
    f.write(verdict_line)
print(f"\n  Verdict appended to {GATE_VERDICTS}:")
print(f"    {verdict_line.strip()}")

print("\n" + "=" * 74)
print("S82 W2-2 UNIFIED-BACKREACT-79 COMPLETE")
print("=" * 74)
